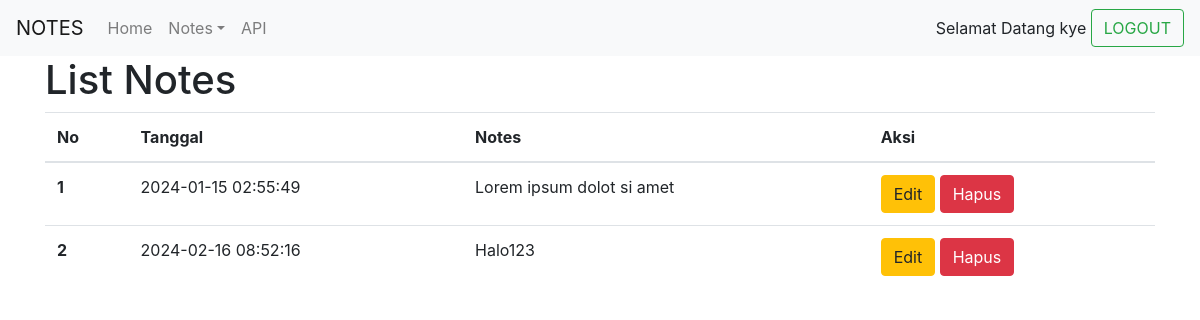
The app's page /list_notes_2.php (signed in) with its own data.
### tables this page shows
CREATE TABLE `notes` (
  `id` int NOT NULL,
  `note` varchar(255) DEFAULT NULL,
  `created_at` timestamp NULL DEFAULT NULL,
  `id_user` int NOT NULL
);

### database.php (called while the page is built, shortened)
<?php
    $koneksi=mysqli_connect(DB_HOST, DB_USER, DB_PASS, DB_NAME) or die("Gagal terhubung dengan Database: " . mysqli_error($dbconnect));
    function show_catatan_user($id_user)
    {
        global $koneksi;
        $hasil=mysqli_query($koneksi,"SELECT * FROM notes WHERE id_user='$id_user';");
        $rows=[];
        while($row = mysqli_fetch_assoc($hasil))
        {
            $rows[] = $row;
        }
        return $rows;
    }
?>

### list_notes_2.php (the view, shortened to what this page needs)
<?php
    require_once('database.php');
    $data=show_catatan_user($_SESSION['id_user']);
    $nomor=0;
?>
<!doctype html>
<html lang="en">
  <head>
    <link rel="stylesheet" href="https://cdn.jsdelivr.net/npm/bootstrap@4.6.2/dist/css/bootstrap.min.css">
  </head>
  <body>
  <?php
      if($_SESSION['status']!="login"){
        header("location:login.php?msg=belum_login");
      }else{
        include("navbar.php");
      }
    ?>
    <div class ="container">
    <h1>List Notes</h1>
    <table class="table">
  <thead>
    <tr>
      <th scope="col">No</th>
      <th scope="col">Tanggal</th>
      <th scope="col">Notes</th>
      <th scope="col">Aksi</th>
    </tr>
  </thead>
  <tbody>
    <?php foreach($data as $note) : ?>
    <?php $nomor++; ?>
    <tr>
      <th scope="row"><?php echo "$nomor"; ?></th>
      <td><?php echo "$note[created_at]";?></td>
      <td><?php echo "$note[note]";?></td>
      <td><?php echo "<a href='edit.php?id=$note[id]'><button class='btn btn-warning'>Edit</button></a> <a href='javascript:hapusData(".$note['id'].")'><button class='btn btn-danger'>Hapus</button></a>"; ?></td>
    </tr>
    <?php endforeach; ?>
  </tbody>
</table>
    </div>
  </body>
</html>

### records on screen
notes: created_at "2024-01-15 02:55:49", note "Lorem ipsum dolot si amet"
notes: created_at "2024-02-16 08:52:16", note "Halo123"

### other values on screen
$_SESSION['username'] "kye"
